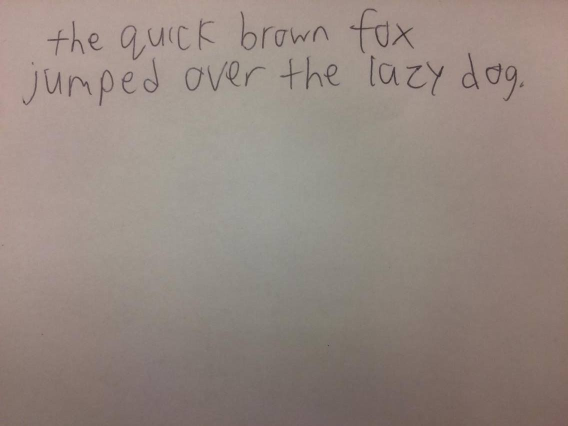
#> input picture p2l/experimental/textRecognition/images/testL0.jpg, 1136 x 852 px (shown at 1/2 size)
$ python mainOld.py   (Python 2 division)   (older library calls are emulated)
#> lines starting #> are read from the running program, lines starting #| are printed output that depends on the picture; after the words box and inside, x2 and y2 are one past the last pixel; in counts of white or black regions, pixels touching at a corner belong together
### p2l/experimental/textRecognition/textRecognition.py
# TrainAndTest.py

import cv2
import numpy as np
import operator
import os

# module level variables ##########################################################################
MIN_CONTOUR_AREA = 100

RESIZED_IMAGE_WIDTH = 20
RESIZED_IMAGE_HEIGHT = 30

###################################################################################################
class ContourWithData():

    # member variables ############################################################################
    npaContour = None           # contour
    boundingRect = None         # bounding rect for contour
    intRectX = 0                # bounding rect top left corner x location
    intRectY = 0                # bounding rect top left corner y location
    intRectWidth = 0            # bounding rect width
    intRectHeight = 0           # bounding rect height
    fltArea = 0.0               # area of contour

    # [6 lines left out: function calculateRectTopLeftPointAndWidthAndHeight, not called in this run]

    def checkIfContourIsValid(self):                            # this is oversimplified, for a production grade program
        if self.fltArea < MIN_CONTOUR_AREA: return False        # much better validity checking would be necessary
        return True

###################################################################################################
def recognizeText(imgTestingNumbers):
    allContoursWithData = []                # declare empty lists,
    validContoursWithData = []              # we will fill these shortly

    try:
        npaClassifications = np.loadtxt("data/classifications.txt", np.float32)                  # read in training classifications
    except:
        print "error, unable to open classifications.txt, exiting program\n"
        os.system("pause")
        return
    # end try

    try:
        npaFlattenedImages = np.loadtxt("data/flattened_images.txt", np.float32)                 # read in training images
    except:
        print "error, unable to open flattened_images.txt, exiting program\n"
        os.system("pause")
        return
    # end try

    npaClassifications = npaClassifications.reshape((npaClassifications.size, 1))       # reshape numpy array to 1d, necessary to pass to call to train

    kNearest = cv2.ml.KNearest_create()                   # instantiate KNN object

    kNearest.train(npaFlattenedImages, cv2.ml.ROW_SAMPLE, npaClassifications)

    #imgTestingNumbers = cv2.imread(imgPath)          # read in testing numbers image

    if imgTestingNumbers is None:                           # if image was not read successfully
        print "error: image not read from file \n\n"        # print error message to std out
        os.system("pause")                                  # pause so user can see error message
        return                                              # and exit function (which exits program)
    # end if

    imgGray = cv2.cvtColor(imgTestingNumbers, cv2.COLOR_BGR2GRAY)       # get grayscale image
    imgBlurred = cv2.GaussianBlur(imgGray, (5,5), 0)                    # blur

                                                        # filter image from grayscale to black and white
    imgThresh = cv2.adaptiveThreshold(imgBlurred,                           # input image
                                      255,                                  # make pixels that pass the threshold full white
                                      cv2.ADAPTIVE_THRESH_GAUSSIAN_C,       # use gaussian rather than mean, seems to give better results
                                      cv2.THRESH_BINARY_INV,                # invert so foreground will be white, background will be black
                                      11,                                   # size of a pixel neighborhood used to calculate threshold value
                                      2)                                    # constant subtracted from the mean or weighted mean

    imgThreshCopy = imgThresh.copy()        # make a copy of the thresh image, this in necessary b/c findContours modifies the image

    imgContours, npaContours, npaHierarchy = cv2.findContours(imgThreshCopy,             # input image, make sure to use a copy since the function will modify this image in the course of finding contours
                                                 cv2.RETR_EXTERNAL,         # retrieve the outermost contours only
                                                 cv2.CHAIN_APPROX_SIMPLE)   # compress horizontal, vertical, and diagonal segments and leave only their end points

    for npaContour in npaContours:                             # for each contour
        contourWithData = ContourWithData()                                             # instantiate a contour with data object
        contourWithData.npaContour = npaContour                                         # assign contour to contour with data
        contourWithData.boundingRect = cv2.boundingRect(contourWithData.npaContour)     # get the bounding rect
        contourWithData.calculateRectTopLeftPointAndWidthAndHeight()                    # get bounding rect info
        contourWithData.fltArea = cv2.contourArea(contourWithData.npaContour)           # calculate the contour area
        allContoursWithData.append(contourWithData)                                     # add contour with data object to list of all contours with data
    # end for

    for contourWithData in allContoursWithData:                 # for all contours
        if contourWithData.checkIfContourIsValid():             # check if valid
            validContoursWithData.append(contourWithData)       # if so, append to valid contour list
        # end if
    # end for

    validContoursWithData.sort(key = operator.attrgetter("intRectX"))         # sort contours from left to right

    strFinalString = ""         # declare final string, this will have the final number sequence by the end of the program

    for contourWithData in validContoursWithData:            # for each contour
                                                # draw a green rect around the current char
        cv2.rectangle(imgTestingNumbers,                                        # draw rectangle on original testing image
                      (contourWithData.intRectX, contourWithData.intRectY),     # upper left corner
                      (contourWithData.intRectX + contourWithData.intRectWidth, contourWithData.intRectY + contourWithData.intRectHeight),      # lower right corner
                      (0, 255, 0),              # green
                      2)                        # thickness

        imgROI = imgThresh[contourWithData.intRectY : contourWithData.intRectY + contourWithData.intRectHeight,     # crop char out of threshold image
                           contourWithData.intRectX : contourWithData.intRectX + contourWithData.intRectWidth]

        imgROIResized = cv2.resize(imgROI, (RESIZED_IMAGE_WIDTH, RESIZED_IMAGE_HEIGHT))             # resize image, this will be more consistent for recognition and storage

        npaROIResized = imgROIResized.reshape((1, RESIZED_IMAGE_WIDTH * RESIZED_IMAGE_HEIGHT))      # flatten image into 1d numpy array

        npaROIResized = np.float32(npaROIResized)       # convert from 1d numpy array of ints to 1d numpy array of floats

        retval, npaResults, neigh_resp, dists = kNearest.findNearest(npaROIResized, k = 1)     # call KNN function find_nearest

        strCurrentChar = str(chr(int(npaResults[0][0])))                                             # get character from results

        strFinalString = strFinalString + strCurrentChar            # append current char to full string
    # end for

    print "\n" + strFinalString + "\n"                  # show the full string

    cv2.imshow("imgTestingNumbers", imgTestingNumbers)      # show input image with green boxes drawn around found digits
    cv2.waitKey(0)                                          # wait for user key press

    cv2.destroyAllWindows()             # remove windows from memory

    return

### p2l/experimental/textRecognition/mainOld.py
import cv2
from textRecognition import *
# [8 lines of commented-out code are left out]
file_name = 'images/testL0.jpg'
# [5 lines of commented-out code are left out]

'''
def findIndividualChar(file_name):
    img  = cv2.imread(file_name)

    img_final = cv2.imread(file_name)
    img2gray = cv2.cvtColor(img,cv2.COLOR_BGR2GRAY)


    # Use Canny Edge Detection
    img2gray = cv2.medianBlur(img2gray, 5)
    new_img = cv2.Canny(img2gray,100,200)

    # Preform morphological transform
    kernel = cv2.getStructuringElement(cv2.MORPH_CROSS,(3 , 3))

    # INDIVIDUAL CHAR
    # dilate is to increase blob size, erode is to increase blob size
    morphed_img = cv2.dilate(new_img,kernel,iterations = 3) # dilate , more the iteration more the dilation
    morphed_img = cv2.erode(morphed_img, kernel, iterations = 3)

    cv2.imshow('morphed',morphed_img)

    _,contours, hierarchy = cv2.findContours(morphed_img,cv2.RETR_EXTERNAL,cv2.CHAIN_APPROX_NONE) # get contours
    index = 0

    for contour in contours:
        # get rectangle bounding contour
        [x,y,w,h] = cv2.boundingRect(contour)


        # Regulate size (prevent too small or too large detection)
        if w < 35 and h<35:
            continue

        # draw rectangle around contour on original image
        cv2.rectangle(img,(x,y),(x+w,y+h),(255,0,255),2)

    # write original image with added contours to disk
    cv2.imshow('captcha_result' , img)
    cv2.waitKey()
'''

def findTextRegion(file_name):
#> called with file_name = 'images/testL0.jpg'
    img  = cv2.imread(file_name)
#> img is the input picture: shape (852, 1136, 3); mean B, G, R 128.4, 135.6, 148.7

    img_final = cv2.imread(file_name)
    img2gray = cv2.cvtColor(img,cv2.COLOR_BGR2GRAY)


    # Use Canny Edge Detection
    img2gray = cv2.medianBlur(img2gray, 5)
    new_img = cv2.Canny(img2gray,10,40)
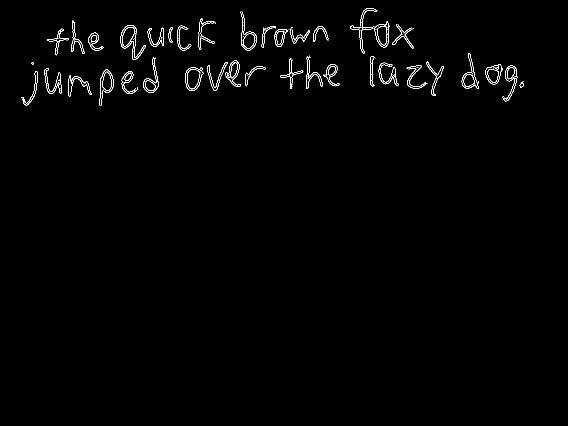
#> new_img: shape (852, 1136) (shown at 1/2 size); 0.92% white in thin lines or dots, all inside (x1, y1, x2, y2) = (43, 16, 1048, 211)
    cv2.imshow('Canny', new_img)
    cv2.waitKey(0)
    # Preform morphological transform
    kernel = cv2.getStructuringElement(cv2.MORPH_CROSS,(3 , 3))

    # TEXT REGIONS
    # dilate is to increase blob size, erode is to increase blob size
    morphed_img = cv2.dilate(new_img,kernel,iterations = 15) # dilate , more the iteration more the dilation
#> morphed_img: shape (852, 1136); 11.2% white; 7 white regions, largest, box (x1, y1, x2, y2) and area: (28, 21, 447, 226) 34651, (685, 1, 903, 207) 22718, (466, 8, 672, 116) 12058
    morphed_img = cv2.erode(morphed_img, kernel, iterations = 3)
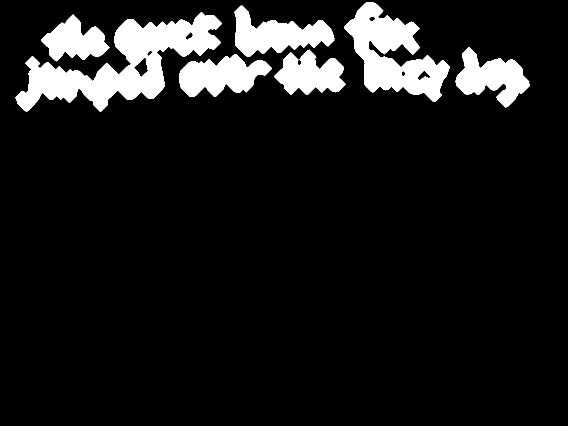
#> morphed_img: shape (852, 1136) (shown at 1/2 size); 9.8% white; 7 white regions

    cv2.imshow('morphed',morphed_img)

    _,contours, hierarchy = cv2.findContours(morphed_img,cv2.RETR_EXTERNAL,cv2.CHAIN_APPROX_NONE) # get contours
#> contours = 7 contours; box (x1, y1, x2, y2) and area: (31, 24, 444, 223) 30812, (688, 4, 900, 204) 19876, (469, 11, 669, 113) 10280, (358, 109, 543, 194) 9557, (911, 94, 1060, 215) 8979, (548, 99, 691, 190) 7832, (82, 29, 219, 123) 6952
    index = 0

    for contour in contours:
        # get rectangle bounding contour
        [x,y,w,h] = cv2.boundingRect(contour)


        # Regulate size (prevent too small or too large detection)

        if w < 35 or h<35:
            continue

        # draw rectangle around contour on original image
        cv2.rectangle(img,(x,y),(x+w,y+h),(255,0,255),2)


        cropped = img_final[y :y +  h , x : x + w]


	#cv2.imshow('cropped', cropped)
	#cv2.waitKey(0)

	recognizeText(cropped)
#> this loop made 7 passes
#> (x, y, w, h) on passes 1 to 7: (358, 109, 185, 85), (548, 99, 143, 91), (911, 94, 149, 121), (82, 29, 137, 94), (31, 24, 413, 199), (469, 11, 200, 102), (688, 4, 212, 200)
#| error, unable to open flattened_images.txt, exiting program
#| error, unable to open flattened_images.txt, exiting program
#| error, unable to open flattened_images.txt, exiting program
#| error, unable to open flattened_images.txt, exiting program
#| error, unable to open flattened_images.txt, exiting program
#| error, unable to open flattened_images.txt, exiting program
#| error, unable to open flattened_images.txt, exiting program
#> pass 1, in findTextRegion, `cropped = img_final[y :y +  h , x : x + w]`:
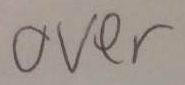
#> cropped: shape (85, 185, 3); mean B, G, R 140.5, 149, 158.5
#> pass 2, in findTextRegion, `cropped = img_final[y :y +  h , x : x + w]`:
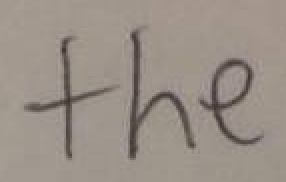
#> cropped: shape (91, 143, 3) (shown 2 times larger); mean B, G, R 135.3, 144.1, 154
#> pass 3, in findTextRegion, `cropped = img_final[y :y +  h , x : x + w]`:
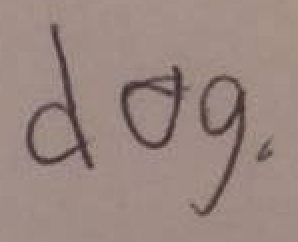
#> cropped: shape (121, 149, 3) (shown 2 times larger); mean B, G, R 128.6, 135.2, 154.7
#> after the loop:
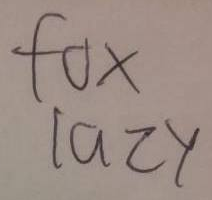
#> cropped: shape (200, 212, 3); mean B, G, R 133.1, 140.4, 156.5
#> after the loop:
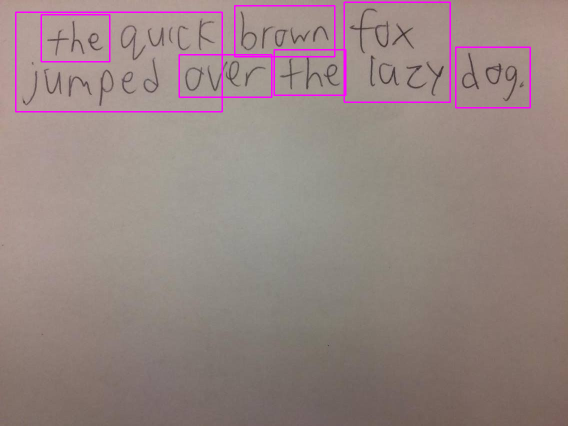
#> img: shape (852, 1136, 3) (shown at 1/2 size); 1.43% of pixels changed, all inside (x1, y1, x2, y2) = (30, 3, 1062, 225)

    # write original image with added contours to disk
    cv2.imshow('captcha_result' , img)
    cv2.waitKey()


findTextRegion(file_name)
